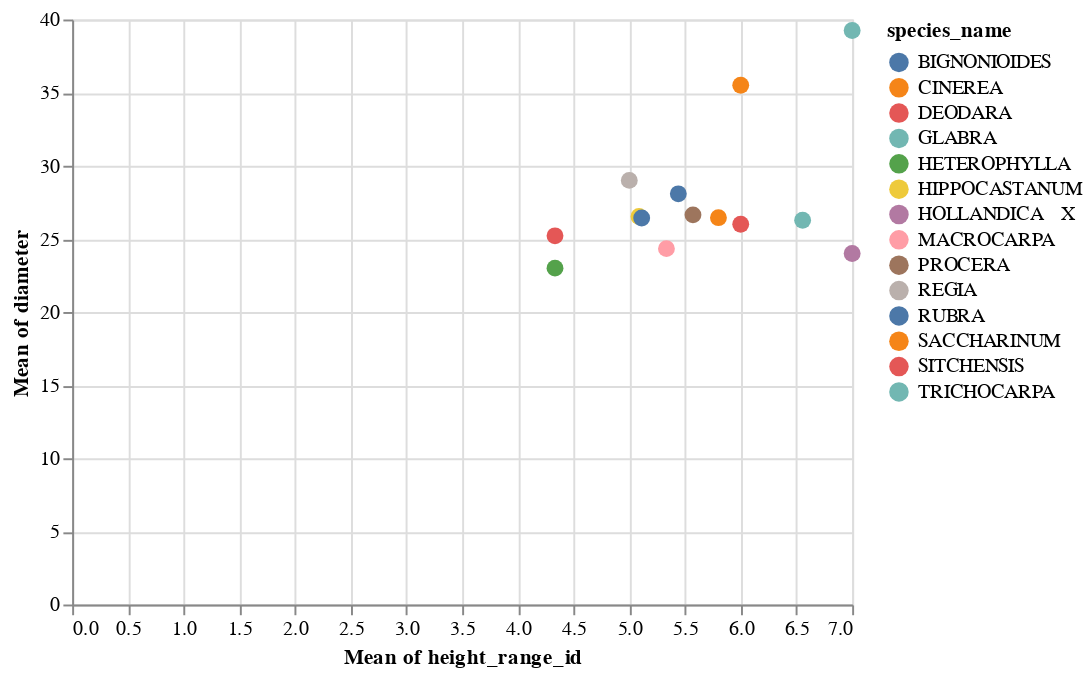

Notebook code for this chart:
### Markdown cell above
Now we can see the 20 species with the highest mean height range. The mean height id ranges from around 4 to 7 (meaning 40-50 ft to 70-80 ft high). We can see that some of the same tree species are apart of both the 20 largest mean diameters as well as the 20 highest height range id, including Trichocarpa, Cinerea, Rubra, Procera, Saccharinum and more.

Our next visualization is a scatterplot that will show both size measurements of each of the species that are found to be apart of the largest diameter group and the highest height range id group.

### Code cell
largest_species = trees_data[trees_data['species_name'].isin(top_species['species_name']) &
                            trees_data['species_name'].isin(top_species_height['species_name'])]


largest_species_plot = alt.Chart(largest_species).mark_circle(size=75).encode(
    alt.X('mean(height_range_id)'),
    alt.Y('mean(diameter)'),
    alt.Color('species_name'))
largest_species_plot

### Figure 1 — Vega-Lite specification as saved in the notebook (floating-point values rounded to 4 significant figures; data arrays with more than 128 entries replaced by an {"elided": "..."} marker saying what was removed)
{"config": {"view": {"continuousWidth": 400, "continuousHeight": 300}}, "data": {"name": "data-c822e0050adccb6005b5bcd4a3481b82"}, "mark": {"type": "circle", "size": 75}, "encoding": {"color": {"type": "nominal", "field": "species_name"}, "x": {"type": "quantitative", "aggregate": "mean", "field": "height_range_id"}, "y": {"type": "quantitative", "aggregate": "mean", "field": "diameter"}}, "$schema": "https://vega.github.io/schema/vega-lite/v4.8.1.json", "datasets": {"data-c822e0050adccb6005b5bcd4a3481b82": {"elided": "187 records"}}}
